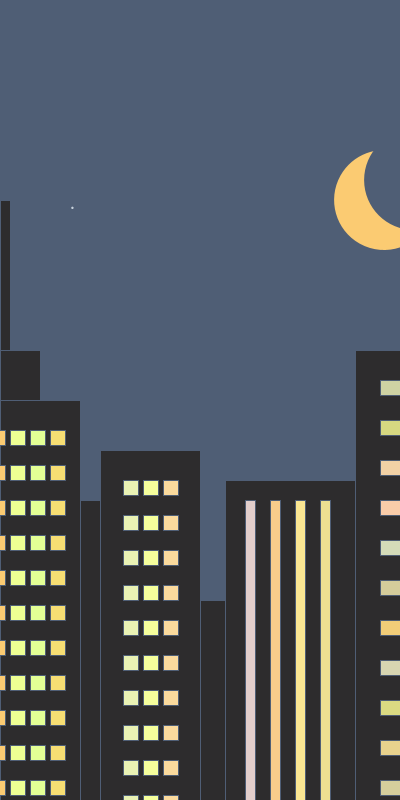
Frame 1 (no input)
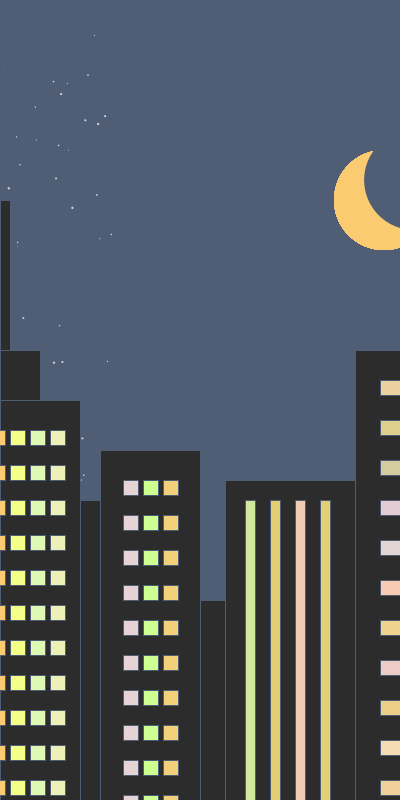
Frame 60 (the mouse pressed at the canvas centre just before this capture)
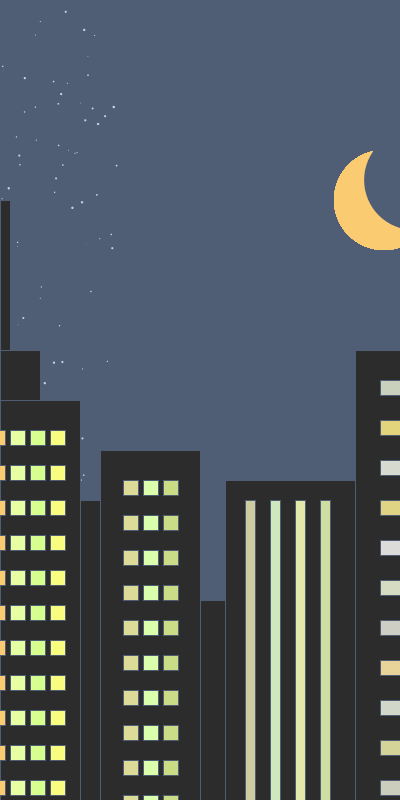
Frame 120 (the mouse held since frame 60 and released just before this capture)

The Processing sketch that drew these frames (run headless with seeded random() and noise(); from frame 60 on, the mouse is pressed at the canvas centre):

// Processing sketch: sk_k3_21_C07
// ── sk_k3_21_C07.pde


void setup()
{
  size(400, 800);
  colorMode(RGB);
  background(79, 94, 117);
  frameRate(50);
  smooth();
}

void draw()
{
  float s = second();//秒数
  float m = minute();//分数
  float h = hour();//時間
  noStroke();

  if (s<59) {
    fill(200, 211, 221);
    circle( random(s*7), random(height), 0.5 + random(2) );
  } else {
    fill(79, 94, 117);
    rect(0, 0, 400, 1000);
  }
  // 星（左から右へ６０秒かけて増殖、５９秒でリセットのループ）

  fill(251, 203, 114);
  arc(h*16.7, 200, 100, 100, 200, 300);
  fill(79, 94, 117);
  circle(h*16.7+30, 180, 100 );//月(24時間かけて左から右へ移動)


  stroke(79, 94, 117);

  fill(45, 44, 45);
  rect(0, 400, 80, 400);
  rect(0, 350, 40, 50);
  rect(0, 200, 10, 150);
  //一番左のビル

  if (m<=5&& m>=0) {
    fill(251, 203, 114);
  } else {
    fill(251-random(51), 203+random(116), 114+random(107));
  }
  for (int a=0; a<50; a++)
    rect(-10, 430+a*35, 15, 15);//窓１、（5分ごとに窓の明かりが遷移する）

  if (m<=10&& m>5) {
    fill(251, 203, 114);
  } else {
    fill(251-random(51), 203+random(116), 114+random(107));
  }
  for (int a=0; a<50; a++)
    rect(10, 430+a*35, 15, 15);//窓２、１０分目

  if (m<=15&& m>10) {
    fill(251, 203, 114);
  } else {
    fill(251-random(51), 203+random(106), 114+random(107));
  }
  for (int a=0; a<50; a++)
    rect(30, 430+a*35, 15, 15);//窓３、１５分目

  if (m<=20 && m>15) {
    fill(251, 203, 114);
  } else {
    fill(251-random(51), 203+random(96), 114+random(107));
  }
  for (int a=0; a<50; a++)
    rect(50, 430+a*35, 15, 15);
  //窓４、２０分目

  fill(45, 44, 45);
  rect(80, 500, 20, 500);//隙間

  rect(100, 450, 100, 400);//左から２番目のビル

  if (m<=25&& m>20) {
    fill(251, 203, 114);
  } else {
    fill(251-random(51), 203+random(86), 114+random(107));
  }
  for (int a=0; a<50; a++)
    rect(123, 480+a*35, 15, 15);//窓５、２５分目

  if (m<=30&& m>25) {
    fill(251, 203, 114);
  } else {
    fill(251-random(51), 203+random(76), 114+random(107));
  }
  for (int a=0; a<50; a++)
    rect(143, 480+a*35, 15, 15);//窓６、３０分目

  if (m<=35&& m>30) {
    fill(251, 203, 114);
  } else {
    fill(251-random(51), 203+random(66), 114+random(107));
  }
  for (int a=0; a<50; a++)
    rect(163, 480+a*35, 15, 15);
  //窓７、３５分目

  fill(45, 44, 45);
  rect(200, 600, 25, 300);//隙間

  rect(225, 480, 130, 400);//右から２番目のビル
  fill(251, 203, 114);

  if (m<=40&& m>35) {
    fill(251, 203, 114);
  } else {
    fill(251-random(51), 203+random(56), 114+random(107));
  }
  rect(245, 500, 10, 400);//窓８、４０分目

  if (m<=45&& m>40) {
    fill(251, 203, 114);
  } else {
    fill(251-random(51), 203+random(45), 114+random(107));
  }
  rect(270, 500, 10, 400);//窓９、４５分目

  if (m<=50&& m>45) {
    fill(251, 203, 114);
  } else {
    fill(251-random(51), 203+random(36), 114+random(107));
  }
  rect(295, 500, 10, 400);//窓１０、５０分目

  if (m<=55&& m>50) {
    fill(251, 203, 114);
  } else {
    fill(251-random(51), 203+random(26), 114+random(107));
  }
  rect(320, 500, 10, 400);
  ;//窓１１、５５分目

  fill(45, 44, 45);
  rect(355, 350, 100, 450);//一番右のビル

  for (int a=0; a<3; a++) {
    for (int b=0; b<50; b++) {
      if (m<=59 && m>55) {
        fill(251, 203, 114);
      } else {
        fill(251-random(51), 203+random(18), 114+random(107));
      }
      rect(380+20*a, 380+b*40, 30, 15);
    }
  }//窓１２、最後
}
